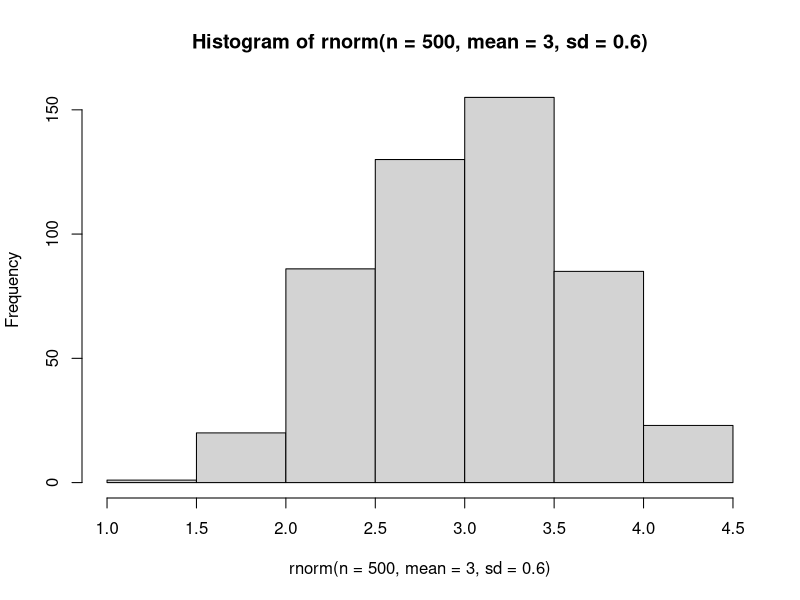
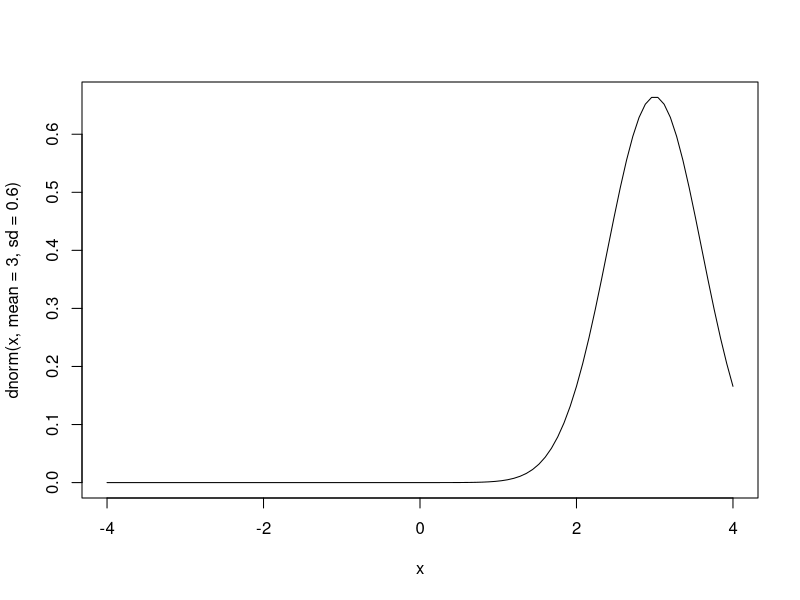
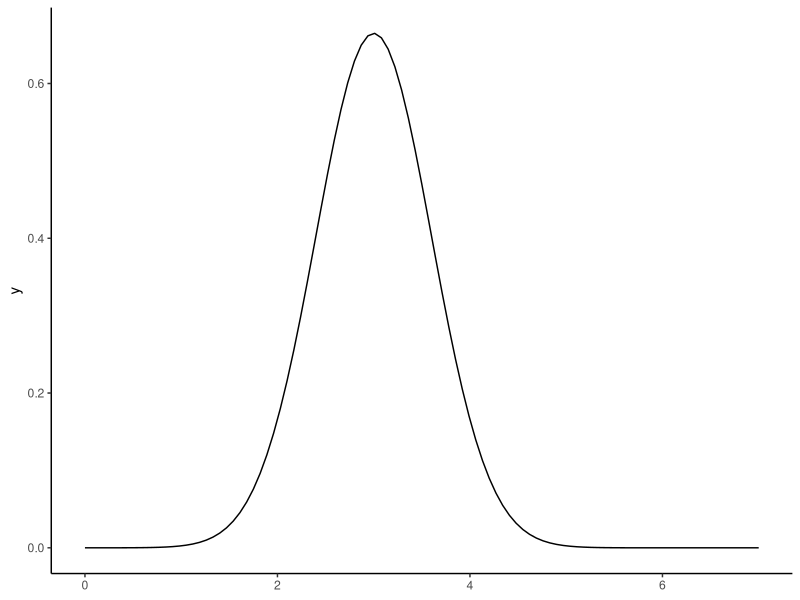
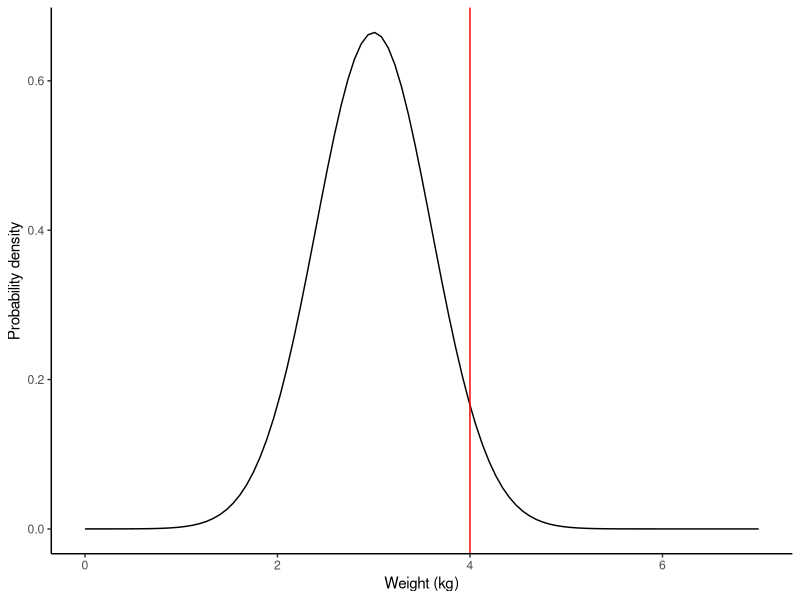
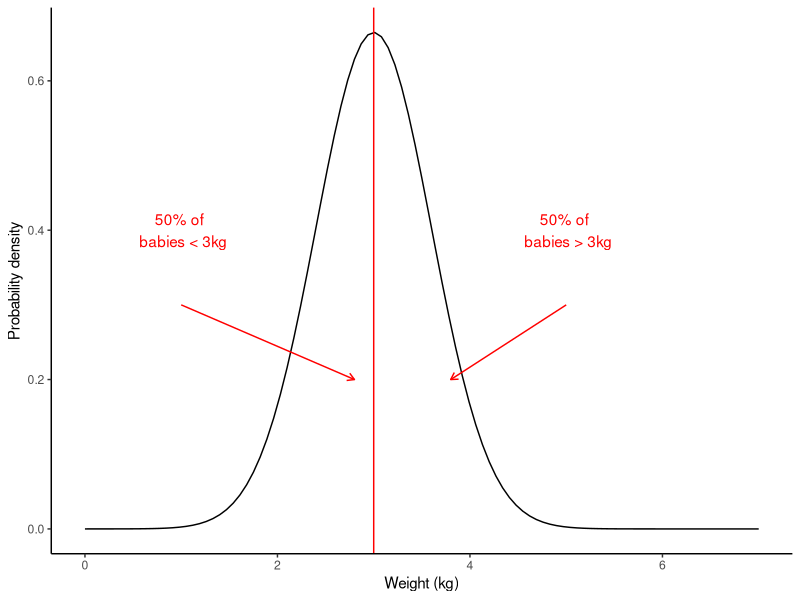
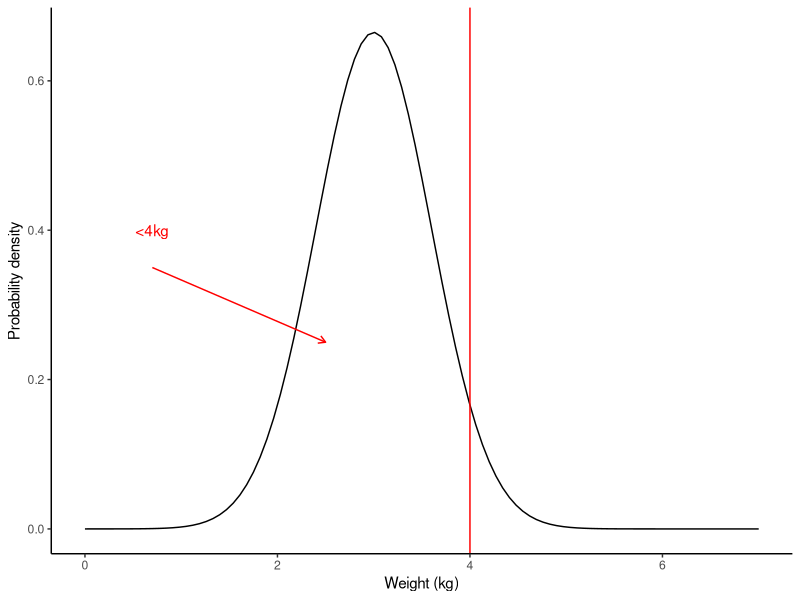
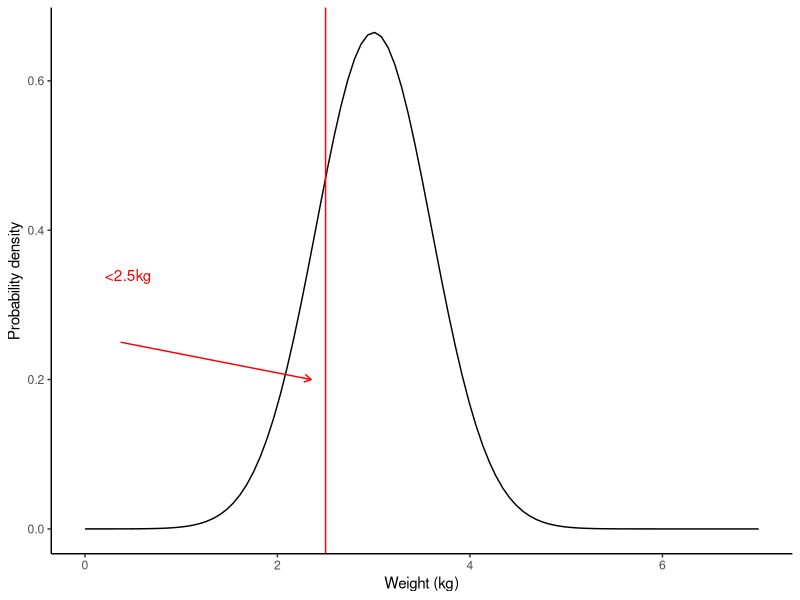
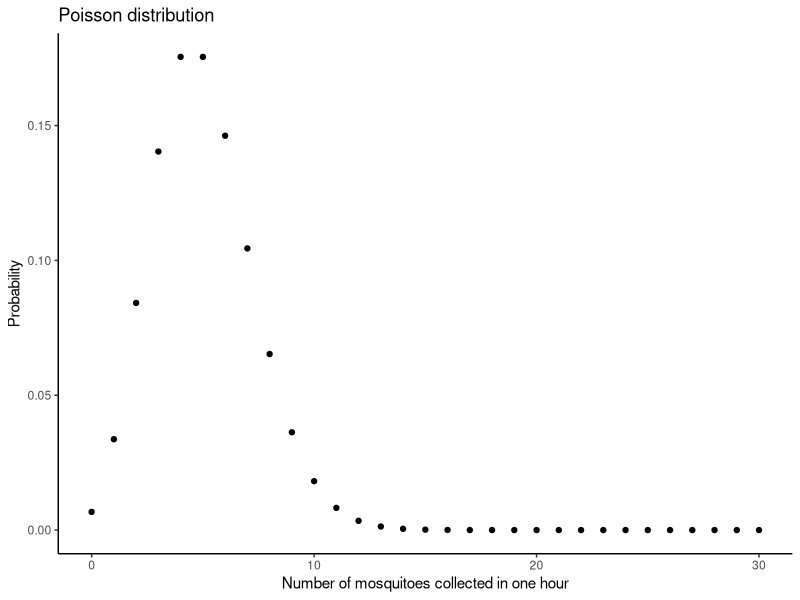

These figures' R source, in order:
library(ggplot2)

### Probability distributions

# Let's start with a simple example: tossing a coin.
# We will use this example to illustrate some of the 
# functions that we can use in R.

# When tossing a coin, there are only two possible 
# outcomes: heads or tails (equally, we could call this
# 'success' or 'failure'). We shall use the binomial
# distribution to model this. The binomial distribution
# describes a process that has two possible outcomes,
# the probability of success is p; the probability of failure
# is 1-p. If a coin is 'fair' there is an equal probability
# of each outcome (p=0.5).

#If we toss one coin (size=1), one time, either we record 'Heads' (x=1)
# or 'Tails' (x=0). If the coin is fair (p=0.5), the 
# probability of each outcome is equal
dbinom(x=1, size = 1, p = 0.5) #The probability of obtaining 'Heads'
dbinom(x=0, size = 1, p = 0.5) #The probability of obtaining 'Tails'

# We use the function dbinom() to obtain the probability 
# of observing a particular outcome.

#If we wish to simulate the process, we can use the function
# rbinom().

#For example, what if we take a fair coin (p=0.5), and we toss
# it 10 times? We can simulate this, using rbinom:
rbinom(n=10, size = 1, prob = 0.5)
#Note: this process is random ('stochastic')
#This means, if we do the same thing again, 
# we can obtain different results:
rbinom(n=10, size = 1, prob = 0.5)

#But, we can use dbinom to learn what we should expect 
# 'on average'.
# For example, If we toss a 
# coin 10 times what is the probability that we obtain 
# 4 heads (4 successes) and 6 tails (6 failures)?
dbinom(x = 4,size = 10,prob = 0.5)


# The binomial distribution is an example of a discrete
# probability distribution- only certain outcomes are possible

# There are also continuous probability distributions,
# where the outcome can be any real number 
# (for example 15.1, 15.01, 15.08, 15.0001).
# Let's think of an example:

# Suppose that we go to a hospital and we measure the weight
# of 1000 new-born babies. We find that the average weight
# of a newborn baby is 3kg, with a standard deviation of 0.6kg
# We notice that the distribution of weights is symmetric
# around the mean. Therefore, we decide to describe the 
# distribution of weights using a normal distribution

# We can use the function rnorm() to simulate the weights of 
# 500 babies, using this distribution
rnorm(n = 500, mean = 3, sd = 0.6)
#Let's draw a histogram of these values
hist(rnorm(n = 500, mean = 3, sd = 0.6))

# We can use the function dnorm() to learn about the 
# probability distribution.

curve(dnorm(x, mean = 3, sd = 0.6), from=-4, to=4)

# We can make a more attractive graph using the 
# ggplot2 package:

ggplot() + xlim(c(0,7)) + theme_classic() + 
  geom_function(fun = dnorm, args = list(mean = 3, sd = 0.6))

# From this distribution, what proportion of babies 
# weigh less than 4kg? To answer this question, we can 
# use the cumulative probability distribution 'pnorm()'

k <- pnorm(q = 4, mean = 3, sd = 0.6)
k

#Let's plot this value on a graph
ggplot() + xlim(c(0,7)) + theme_classic() + 
  geom_function(fun = dnorm, args = list(mean = 3, sd = 0.6)) + 
  geom_vline(xintercept = 4, color = 'red') +
  ylab('Probability density') + 
  xlab('Weight (kg)')

#What proportion of babies weigh less than 3kg? 
pnorm(q = 3, mean = 3, sd = 0.6)
#This makes sense- the distribution is symmetrical 
# about 3kg. 

#
ggplot() + xlim(c(0,7)) + theme_classic() + 
  geom_function(fun = dnorm, args = list(mean = 3, sd = 0.6)) + 
  geom_vline(xintercept = 3, color = 'red') +
  ylab('Probability density') + 
  xlab('Weight (kg)') + 
  annotate('text' , x = 1, y = 0.4, 
           label = '50% of \n babies < 3kg',
           color = 'red') + 
  annotate('segment', x = 1, xend = 2.8,
            y = 0.3, yend = 0.2, colour = 'red',
           arrow = arrow(length = unit(2, "mm"))
           ) +
  annotate('text' , x = 5, y = 0.4, 
           label = '50% of \n babies > 3kg',
           color = 'red') +
  annotate('segment', x = 5, xend = 3.8,
             y = 0.3, yend = 0.2, colour = 'red',
           arrow = arrow(length = unit(2, "mm")))

# What if we want to know the proportion of babies that 
# weight between 2.5kg and 4kg?

# Well, we know the proportion of babies that weight
# less than 4kg:
pnorm(4, mean = 3, sd = 0.6)
ggplot() + xlim(c(0,7)) + theme_classic() + 
  geom_function(fun = dnorm, args = list(mean = 3, sd = 0.6)) + 
  geom_vline(xintercept = 4, color = 'red') +
  ylab('Probability density') + 
  xlab('Weight (kg)') + 
  annotate('text', x = 0.7, y = 0.4, 
           label = '<4kg', color = 'red') + 
  annotate('segment', x = 0.7, xend = 2.5,
           y = 0.35, yend = 0.25, color = 'red',
           arrow = arrow(length = unit(2, "mm")))
  

# And we know the proportion of babies that weight less
# than 2.5kg:
pnorm(2.5, mean = 3, sd = 0.6)
ggplot() + xlim(c(0,7)) + theme_classic() + 
  geom_function(fun = dnorm, args = list(mean = 3, sd = 0.6)) + 
  geom_vline(xintercept = 2.5, color = 'red') +
  ylab('Probability density') + 
  xlab('Weight (kg)') + 
  annotate('text', x = 0.45, y = 0.34, 
           label = '<2.5kg', color = 'red') + 
  annotate('segment', x = 0.37, xend = 2.35,
           y = 0.25, yend = 0.2, color = 'red',
           arrow = arrow(length = unit(2, "mm")))

# Therefore, the proportion of babies that weigh
# between 2.5kg and 4kg:
pnorm(4, mean = 3, sd = 0.6) - pnorm(2.5, mean = 3, sd = 0.6) 


# There are many different types of probability distributions
# Here we will list some common examples. 

# First we look at distributions for discrete variables.
# We use this kind of distribution for things like mosquito counts,
# that take values 0,1,2,3 (i.e. positive integers).

# A popular distribution for counts is the Poisson distribution
# We can plot this distribution using the function dpois().
# This distribution only requires one parameter, lambda, which 
# is the average number of events we expect to observe in a
# given interval of time. For example, how many mosquitoes
# do we collect in one hour?

# If the average number is 5 (lambda = 5), what is the probability
# that, for a particular observation, we observe 3 mosquitoes?

dpois(x = 3, lambda = 5)

#Let's plot the whole distribution
data_pois <- data.frame('n_mosquitoes' = seq(0,30), 
          'prob' = dpois(x = seq(0,30), lambda = 5))
ggplot(data_pois) + theme_classic() + 
  geom_point(aes(x = n_mosquitoes, y = prob)) + 
  ylab('Probability') + 
  ggtitle('Poisson distribution') + 
  xlab('Number of mosquitoes collected in one hour')

#Note: for a discrete distribution, the probabilities
# should add up to 1. For example: 
sum(dpois(seq(0,30), lambda = 5))


# And we can also generate simulations from the distribution
# We do this using rpois():
# What if we performed 100 mosquito collections?
rpois(100,lambda = 5)
# we can plot this in a histogram
hist(rpois(100,lambda = 5))

# Now, we look at the binomial distribution. We use
# this for experiments that have only two outcomes. 
# For example, if we test an insecticide on a mosquito population
# we can record the status of each mosquito as dead (x=1),
# or alive (x=0). Parameter p is the proportion of dead mosquitoes
# that we observe on average.

# Let's say that we have 10 mosquitoes (size = 10) and 
# on average we expect 40% mortality (p=0.4).
# What is the probability that we observe 3 dead mosquitoes,
# and 7 alive mosquitoes?

dbinom(3, size = 10, prob = 0.4)

#Let's plot the whole distribution.
#Remember, the number of dead mosquitoes must be between 0 and 10,
# because we only have 10 mosquitoes in total!

data_bin <- data.frame('n_dead' = seq(0,10), 
          'prob' = dbinom(x = seq(0,10), size = 10, prob = 0.4))
ggplot(data_bin) + theme_classic() + 
  geom_point(aes(x = n_dead, y = prob), color = 'darkgreen') + 
  ggtitle('Binomial distribution') + 
  ylab('Probability') + 
  xlab('Number of dead mosquitoes observed')

#Again, if we sum up all the probabilities, we should 
# obtain 1.
dbinom(x = seq(0,10), size = 10, prob = 0.4)
#sum up all the values
sum(dbinom(x = seq(0,10), size = 10, prob = 0.4))

# Now let's look at some continuous distributions.
# We have already seen the normal distribution.
# This has two parameters, mu (the average, or 'mean'), and
# sd (the standard deviation)


#Let's plot some examples
#With the normal distribution, the values can be 
#positive or negative
ggplot() + xlim(c(-10,10)) + theme_classic() + 
  geom_function(fun = dnorm, args = list(mean = 0, sd = 1)) +
  geom_function(fun = dnorm, args = list(mean = 2, sd = 2),
                color = 'purple') + 
  geom_function(fun = dnorm, args = list(mean = -1, sd = 0.7),
                color = 'slateblue') + 
  ggtitle('The normal distribution') + 
  ylab('Probability density')

#Note: for a continuous probability distribution, the area under
# the curve must equal one. So it is different compared to a 
# discrete distribution

# Let's look at a different continuous distribution

#The log-normal distribution
# This distribution only takes positive values.
# It is useful for data that vary over several orders of magnitude
# The distribution is not symmetric- it has a 'tail'

#Let's plot some examples
#To plot the probability distribution, we use the function
# dlnorm(). It has two parameters, meanlog & sdlog
ggplot() + xlim(c(0,20)) + theme_classic() + 
  geom_function(fun = dlnorm, args = list(meanlog = 0, sdlog = 1)) +
  geom_function(fun = dlnorm, args = list(meanlog = 2.5, sdlog = 1),
                color = 'purple') + 
  geom_function(fun = dlnorm, args = list(meanlog = -1, sd = 2.5),
                color = 'slateblue') + 
  ggtitle('The log_normal distribution') + 
  ylab('Probability density')

# There are other continuous distributions
# The gamma distribution
# This distribution is useful for 'waiting times', or 'survival times'
?dgamma

#The Weibull distribution
# Similar to gamma- useful for 'time to failure', or survival analysis
?dweibull


# There are other discrete distributions

# The negative binomial distributions. 
# Very useful for count data with 'dispersion' (high variation)
# Here the mean parameter is mu, and the dispersion paramter is 'size'
?dnbinom

#let's plot a distribution, choosing some parameter values
data_nb <- data.frame('n_mosquitoes' = seq(0,50), 
          'prob1' = dnbinom(x = seq(0,50), mu = 10, size = 4),
          'prob2' = dnbinom(x = seq(0,50), mu = 10, size = 1))
ggplot(data_nb) + theme_classic() + 
  geom_point(aes(x = n_mosquitoes, y = prob1)) + 
  geom_point(aes(x = n_mosquitoes, y = prob2), 
             color = 'slateblue') + 
  ylab('Probability') + 
  ggtitle('Negative-binomial distribution') + 
  xlab('Number of counts observed')

#These two distributions have different shapes, but the average
# values are the same. We can check this by sampling from the 
# distribution, using rnbinom(), and calculating the mean.
# For this, it is a good idea to take a big sample (e.g. 10000):

mean(rnbinom(10000, mu = 10, size = 4))
mean(rnbinom(10000, mu = 10, size = 1))
#The two values should be very similar
